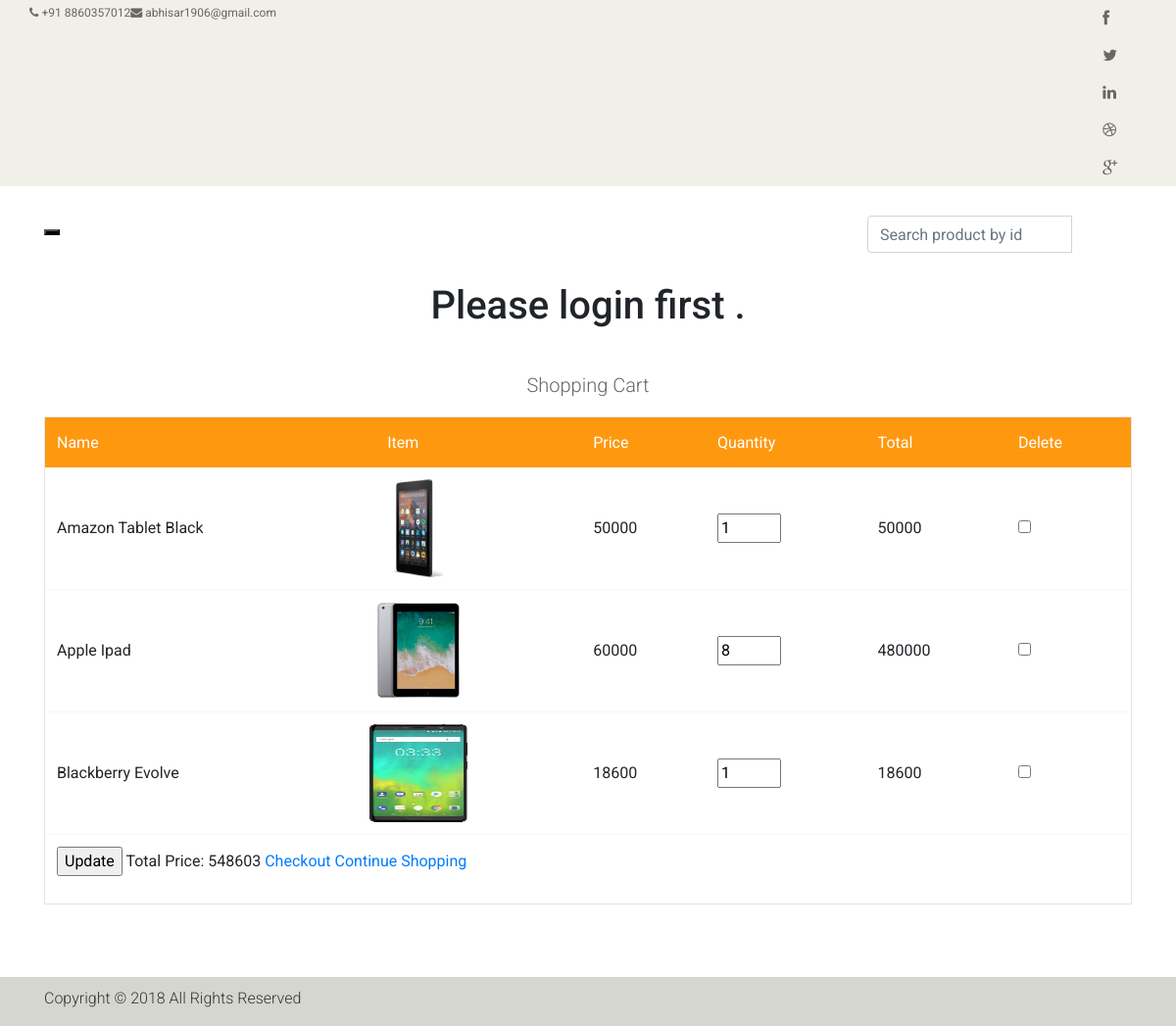
The app's page /cart.php with its own data.
### tables this page shows
CREATE TABLE IF NOT EXISTS `cart` (
  `id` int(20) NOT NULL AUTO_INCREMENT,
  `cname` varchar(200) NOT NULL,
  `cimage` varchar(200) NOT NULL,
  `cprice` varchar(50) NOT NULL,
  `cqua` int(20) NOT NULL DEFAULT '1',
  `cdesc` varchar(200) NOT NULL,
  PRIMARY KEY (`id`)
);

### cart.php (the view, shortened to what this page needs)
<!DOCTYPE html>
<html lang="en">
<head>
    <link href="css/bootstrap.min.css" rel="stylesheet">
    <link href="css/font-awesome.min.css" rel="stylesheet">
    <link href="css/prettyPhoto.css" rel="stylesheet">
    <link href="css/price-range.css" rel="stylesheet">
    <link href="css/animate.css" rel="stylesheet">
	<link href="css/main.css" rel="stylesheet">
	<link href="css/responsive.css" rel="stylesheet">
</head>
<body>
	<header id="header">
		<div class="header_top">
			<div class="container">
				<div class="row">
					<div class="col-sm-6">
						<div class="contactinfo">
							<ul class="nav nav-pills">
								<li><a href="#"><i class="fa fa-phone"></i> +91 8860357012</a></li>
								<li><a href="#"><i class="fa fa-envelope"></i> abhisar1906@gmail.com</a></li>
							</ul>
						</div>
					</div>
					<div class="col-sm-6">
						<div class="social-icons pull-right">
							<ul class="nav navbar-nav">
								<li><a href="#"><i class="fa fa-facebook"></i></a></li>
								<li><a href="#"><i class="fa fa-twitter"></i></a></li>
								<li><a href="#"><i class="fa fa-linkedin"></i></a></li>
								<li><a href="#"><i class="fa fa-dribbble"></i></a></li>
								<li><a href="#"><i class="fa fa-google-plus"></i></a></li>
							</ul>
						</div>
					</div>
				</div>
			</div>
		</div>
		<div class="header-bottom">
			<div class="container">
				<div class="row">
					<div class="col-sm-9">
						<div class="navbar-header">
							<button type="button" class="navbar-toggle" data-toggle="collapse" data-target=".navbar-collapse">
							</button>
						</div>
<?php
$link = mysqli_connect("localhost", "root", "", "users");
$query="select * from cart";
$run=mysqli_query($link,$query);
$total = mysqli_num_rows($run);
?>
					</div>
	<form class="navbar-form" action="search.php" method="post">
      <div class="input-group">
        <input type="text" name="fnm" class="form-control" placeholder="Search product by id">
        <div class="input-group-btn">
          <button class="btn btn-default" type="submit">
          </button>
        </div>
      </div>
    </form>
      			</div>
				</div>
			</div>
	</header>
<center>
<?php
if($_SESSION["username"]) {
?>
<h3>
Welcome <?php echo $_SESSION["username"]; ?>
</h3>
<?php
}
else echo "<h1>Please login first .</h1>";
?>
</center>
<form action="cart1.php" method="post">
	<section id="cart_items">
		<div class="container">
			<div class="review-payment">
            <center><h2>Shopping Cart</h2></center>
			</div>
			<div class="table-responsive cart_info">
				<table class="table table-condensed">
					<thead>
						<tr class="cart_menu">
							<td class="name">Name</td>
							<td class="image">Item</td>
							<td class="price">Price</td>
							<td class="quantity">Quantity</td>
							<td class="total">Total</td>
        					<td class="del">Delete</td>
	               	      	</tr>
					</thead>
					<tbody>
<?php
$link = mysqli_connect("localhost", "root", "", "users");
$query="select * from cart";
$run=mysqli_query($link,$query);
while($result=mysqli_fetch_array($run)){
$id=$result['id'];
$name=$result['cname'];
$image=$result['cimage'];
$price=$result['cprice'];
$qua=$result['cqua'];
$qprice=$result['cprice']*$qua;
@$total += $result['cprice']*$qua;
?>
<td><?php echo $name; ?></td>
<td><img src="<?php echo $image; ?>" height="100px" width="100px"></td>
<td><?php echo $price; ?></td>
<td>
<input type="text" name="qty[]" value="<?php echo $qua; ?>" size="5"></td>
<td><?php echo $qprice; ?></td>
<td><input type="checkbox" name="check[]" value="<?php echo $id; ?>" multiple></td></tr>
<?php
}
?>
<center>
<tr>
<td colspan=6><input type="submit" name="submit" value="Update">
Total Price: <?php echo $total; ?>
<a href="payment.php">Checkout</a>
<a href="index.php">Continue Shopping</a>
</tr>
			</tbody>
				</table>
			</div>
		</div>
	</section>
</form>
<br>
<footer id="footer">
        <div class="footer-bottom">
            <div class="container">
                <div class="row">
                    <center>
                    <p>Copyright © 2018 All Rights Reserved</p>
                    </center>
                </div>
            </div>
        </div>
    </footer>
</body>
</html>

### css/main.css (style rules this page uses)
body { font-family: 'Roboto', sans-serif; position: relative; font-weight: 400px; }
ul li { list-style: none; }
a { -webkit-transition: 300ms; transition: 300ms; }
h1, h2, h3, h4, h5, h6 { font-family: 'Roboto', sans-serif; }
.navbar-toggle { background-color: #000; }
.header_top { background: none repeat scroll 0 0 #F0F0E9; }
.contactinfo ul li:first-child { margin-left: -15px; }
.contactinfo ul li a { font-size: 12px; color: #696763; font-family: 'Roboto', sans-serif; }
.social-icons ul li a { border: 0 none; border-radius: 0; color: #696763; padding: 0px; }
.social-icons ul li { display: inline-block; }
.social-icons ul li a i { padding: 11px 15px; transition: all 0.9s ease 0s; -moz-transition: all 0.9s ease 0s; -webkit-transition: all 0.9s ease 0s; -o-transition: all 0.9s ease 0s; }
.header-bottom { padding-bottom: 30px; padding-top: 30px; }
#footer { background: #F0F0E9; }
.footer-bottom { background: #D6D6D0; padding-top: 10px; }
.footer-bottom p { color: #363432; font-family: 'Roboto', sans-serif; font-weight: 300; margin-left: 15px; }
#cart_items .cart_info { border: 1px solid #E6E4DF; margin-bottom: 50px }
#cart_items .cart_info .cart_menu { background: #FE980F; color: #fff; font-size: 16px; font-family: 'Roboto', sans-serif; font-weight: normal; }
#cart_items .cart_info .table.table-condensed thead tr { height: 51px; }
#cart_items .cart_info .table.table-condensed tr { border-bottom: 1px solid#F7F7F0 }
#cart_items .cart_info .table.table-condensed tr:last-child { border-bottom: 0 }
.cart_info table tr td { border-top: 0 none; vertical-align: inherit; margin-right: 5px; }
#cart_items .cart_info .image { padding-left: 30px; }
.review-payment h2 { color: #696763; font-size: 20px; font-weight: 300; margin-top: 45px; margin-bottom: 20px }

### records on screen
cart: cname "Amazon Tablet Black", cimage (picture), cprice "50000", cqua "1"
cart: cname "Apple Ipad", cimage (picture), cprice "60000", cqua "8", qprice "480000"
cart: cname "Blackberry Evolve", cimage (picture), cprice "18600", cqua "1"

### other values on screen
$total "548603"
